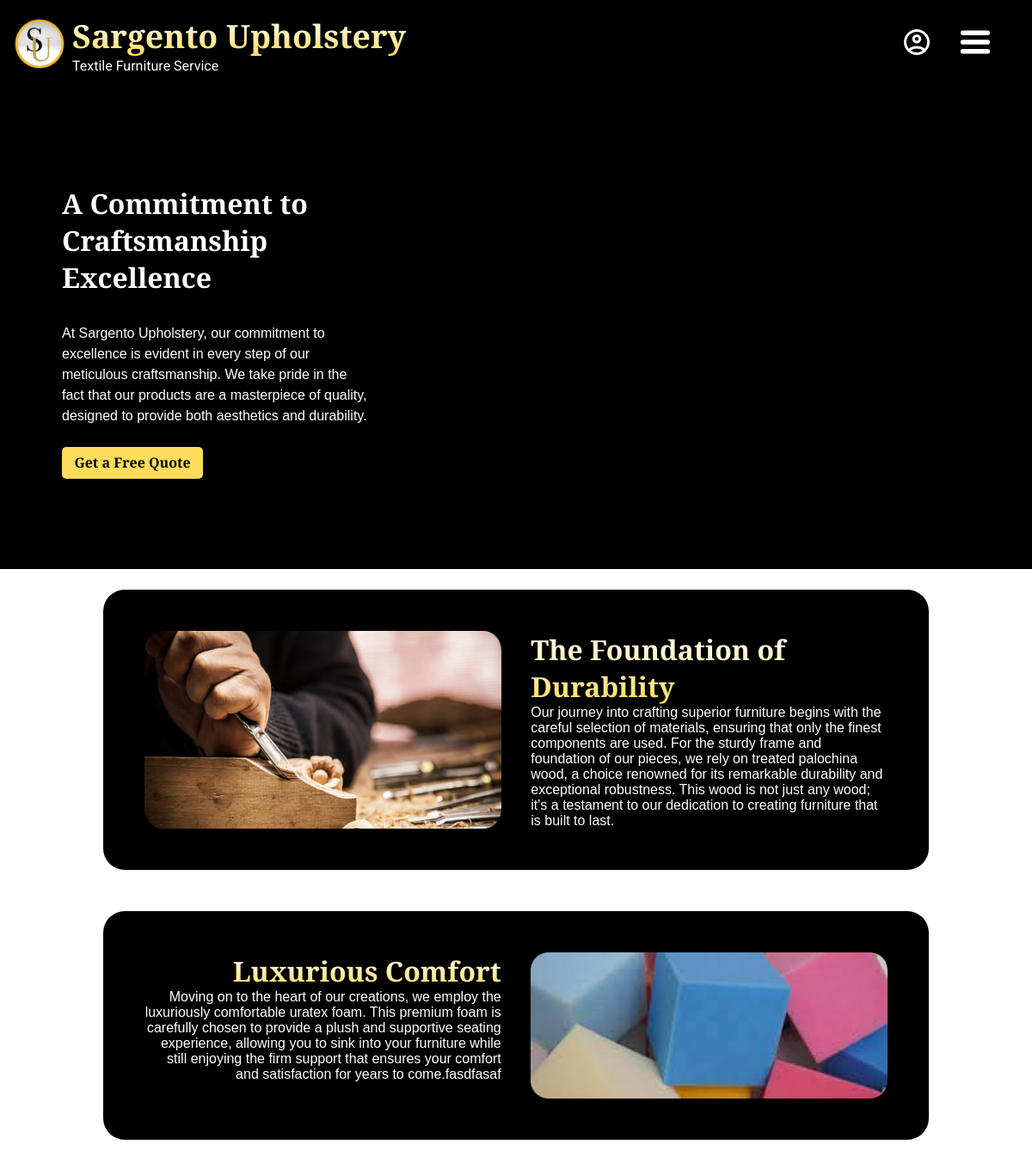
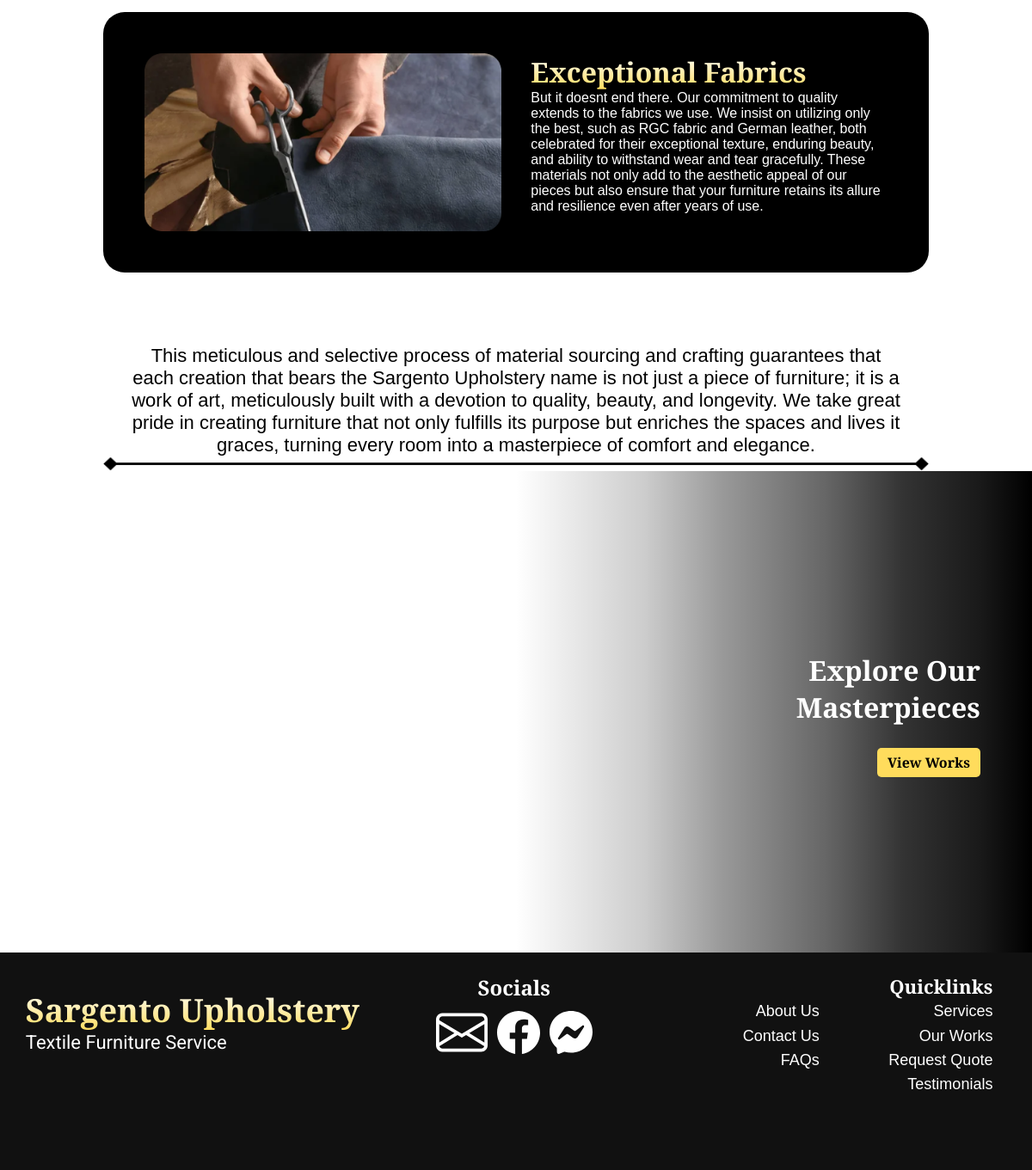
/services_craftsmanship.php, run on the app's committed database (2 pictures, top to bottom).
### tables this page shows
CREATE TABLE `contents` (
  `content_id` varchar(255) NOT NULL,
  `page` varchar(50) NOT NULL,
  `content_type` varchar(50) DEFAULT NULL,
  `content_text` text,
  `image` text
);

### services_craftsmanship.php (the view, shortened to what this page needs)
<!DOCTYPE html>
<html lang="en">
<head>
    <link rel="stylesheet" href="css/global.css">
    <link rel="stylesheet" href="css/craftsmanship.css">
</head>
<body>
    <?php include_once("header.php") ?>
    <?php
        require 'database_connection.php';
        $sql = "SELECT * FROM contents WHERE page = 'services_craftsmanship'";
        $stmt = $conn->query($sql);
        $contents = $stmt->fetchAll();
        $contentsById = [];
        foreach ($contents as $content) {
            $contentsById[$content['content_id']] = $content;
        }
    ?>
    <?php
        $needs_cta = true;
        require_once('intro.php');
    ?>
    <div class="services_craftmanship_card_container">
        <div class="services_craftmanship_card">
            <img src="/websiteimages/malopit.png" alt="wood crafting" div class="services_craftmanship_card_1_image">
            <div class="services_craftmanship_card_text">
                <h1 class="text-gold"><?= stripslashes(htmlspecialchars_decode($contentsById["CRAFTSCARDTITLE1"]["content_text"])) ?></h1>
                <p><?= stripslashes(htmlspecialchars_decode($contentsById["CRAFTSCARDTEXT1"]["content_text"])) ?></p>
            </div>
        </div>
        <div class="services_craftmanship_card big">
            <div class="services_craftmanship_card_text ta-right">
                <h1 class="text-gold"><?= stripslashes(htmlspecialchars_decode($contentsById["CRAFTSCARDTITLE2"]["content_text"])) ?></h1>
                <p><?= stripslashes(htmlspecialchars_decode($contentsById["CRAFTSCARDTEXT2"]["content_text"])) ?></p>
            </div>
            <img src="/websiteimages/cube.png" alt="wood crafting" div class="services_craftmanship_card_2_image">
        </div>
        <div class="services_craftmanship_card">
            <img src="/websiteimages/fabric cut (1).png" alt="wood crafting" div class="services_craftmanship_card_3_image">
            <div class="services_craftmanship_card_text">
                <h1 class="text-gold"><?= stripslashes(htmlspecialchars_decode($contentsById["CRAFTSCARDTITLE3"]["content_text"])) ?></h1>
                <p><?= stripslashes(htmlspecialchars_decode($contentsById["CRAFTSCARDTEXT3"]["content_text"])) ?></p>
            </div>
        </div>
    </div>
    <div class="services_craftmanship_text_2">
        <p><?= stripslashes(htmlspecialchars_decode($contentsById["CRAFTSFOOTERTEXT"]["content_text"])) ?></p>
    </div>
    <img src="/websiteimages/Divider.png" div class="services_craftmanship_text_divider_img">
    <?php
        require_once('outro.php');
        require_once('footer.php');
    ?>
</body>
</html>

### intro.php (shortened to what this page needs)
<?php
    require_once('database_connection.php');
    $backtrace = debug_backtrace();
    $includingFile = $backtrace[0]['file'];
    $page = basename($includingFile, '.php');
    $query = "
        SELECT
            *
        FROM
            contents
        WHERE
            page = :page
    ";
    $stmt = $conn->prepare($query);
    $stmt->bindParam(':page', $page);
    $stmt->execute();
    $introContents = $stmt->fetchAll();
    $introContentsById = [];
    foreach ($introContents as $introContent) {
        $introContentsById[$introContent['content_type']] = $introContent;
    }
?>
<link rel="stylesheet" href="/css/intro.css">
<link rel="stylesheet" href="/css/global.css">
<div class="intro-banner">
    <div class="intro-banner__overlay">
        <div class="intro-banner__text">
            <h2 class="intro-banner__title"><?= stripslashes(html_entity_decode($introContentsById["INTRO_TITLE"]["content_text"])) ?></h2>
            <?php if (isset($introContentsById["INTRO_DESC"]["content_text"])): ?>
                <p class="intro-banner__description"><?= stripslashes(html_entity_decode($introContentsById["INTRO_DESC"]["content_text"])) ?></p>
            <?php endif; ?>
            <?php if ($needs_cta): ?>
                <a class="intro-banner__cta" href="/quote.php">Get a Free Quote</a>
            <?php endif; ?>
        </div>
    </div>
</div>

### outro.php (shortened to what this page needs)
<?php
    require_once('database_connection.php');
    $backtrace = debug_backtrace();
    $includingFile = $backtrace[0]['file'];
    $page = basename($includingFile, '.php');
    $query = "
        SELECT
            *
        FROM
            contents
        WHERE
            page = :page
    ";
    $stmt = $conn->prepare($query);
    $stmt->bindParam(':page', $page);
    $stmt->execute();
    $outroContents = $stmt->fetchAll();
    $outroContentsById = [];
    foreach ($outroContents as $outroContent) {
        $outroContentsById[$outroContent['content_type']] = $outroContent;
    }
?>
<link rel="stylesheet" href="/css/outro.css">
<link rel="stylesheet" href="/css/global.css">
<div class="outro-banner">
    <div class="outro-banner__overlay">
        <div class="outro-banner__text">
            <h2 class="outro-banner__title"><?= stripslashes(html_entity_decode($outroContentsById["OUTRO_TITLE"]["content_text"])) ?></h2>
            <a class="outro-banner__cta" href="<?= stripslashes(html_entity_decode($outroContentsById["OUTRO_CTALINK"]["content_text"])) ?>">
                <?= stripslashes(html_entity_decode($outroContentsById["OUTRO_CTATEXT"]["content_text"])) ?>
            </a>
        </div>
    </div>
</div>

### css/global.css (style rules this page uses)
:root { --fs-48: clamp(28px, 3.12vw, 48px); --fs-40: clamp(26px, 2.59vw, 40px); --fs-36: clamp(25px, 2.34vw, 36px); --fs-32: clamp(24px, 2.08vw, 32px); --fs-24: clamp(22px, 1.56vw, 24px); --fs-20: clamp(18px, 1.3vw, 20px); --fs-18: clamp(16px, 1.17vw, 18px); --fs-16: clamp(14px, 0.78vw, 16px); }
* { box-sizing: border-box; margin: 0; padding: 0; text-decoration: none; }
body { font-family: 'Playfair Display', sans-serif; }
.text-gold { background: linear-gradient(to bottom, #ffffff, #FFDC5C); -webkit-text-fill-color: transparent; -webkit-background-clip: text; }
.ta-right { text-align: right; }

### css/craftsmanship.css (style rules this page uses)
.services_craftmanship_card_container { display: flex; flex-direction: column; }
.services_craftmanship_card { margin: 2% auto; display: flex; background-color: black; color: white; width: 80%; border-radius: 25px; padding: 4%; justify-content: space-between; align-content: center; }
.services_craftmanship_card img, .services_craftmanship_card div { width: 48% }
.services_craftmanship_text_2 { width: 75%; margin: 5% auto 0; font-size: var(--fs-24); text-align: center }
.services_craftmanship_text_divider_img { width: 80%; display: block; margin: 0px auto; }

### css/intro.css (style rules this page uses)
.intro-banner { height: 70vh; position: relative; overflow: hidden; background: rgb(0,0,0); }
.intro-banner__overlay { position: absolute; top: 0; left: 0; width: 60%; height: 100%; display: flex; align-items: center; background: linear-gradient( 90deg, rgba(0, 0, 0, 1) 0%, rgba(0, 0, 0, 0.9) 10%, rgba(0, 0, 0, 0.8) 25%, rgba(0, 0, 0, 0.6) 40%, rgba(0, 0, 0, 0.4) 60%, rgba(0, 0, 0, 0.2) 75%, rgba(0, 0, 0, 0) 100% ); }
.intro-banner__text { text-align: left; color: white; width: 50%; margin-left: 10%; }
.intro-banner__title { font-size: 32px; font-weight: bold; margin-bottom: 2rem; }
.intro-banner__description { font-size: 16px; margin-bottom: 2rem; line-height: 150%; }
.intro-banner__cta { color: black; background-color: #ffdc5c; border-radius: 5px; padding: 2% 4%; font-weight: bold; }

### css/outro.css (style rules this page uses)
.outro-banner { height: 70vh; position: relative; overflow: hidden; background: rgb(0,0,0); background: linear-gradient(180deg, rgba(0,0,0,0) 75%, rgba(255,255,255,1) 100%); }
.outro-banner__overlay { position: absolute; top: 0; right: 0; width: 50%; height: 100%; display: flex; align-items: center; justify-content: flex-end; background: linear-gradient( 270deg, rgba(0, 0, 0, 1) 0%, rgba(0, 0, 0, 0.9) 10%, rgba(0, 0, 0, 0.8) 25%, rgba(0, 0, 0, 0.6) 40%, rgba(0, 0, 0, 0.4) 60%, rgba(0, 0, 0, 0.2) 75%, rgba(0, 0, 0, 0) 100% ); }
.outro-banner__text { text-align: right; color: white; width: 50%; margin-right: 10%; }
.outro-banner__title { font-size: 32px; font-weight: bold; margin-bottom: 2rem; }
.outro-banner__cta { color: black; background-color: #ffdc5c; border-radius: 5px; padding: 2% 4%; font-weight: bold; }

### data on the page
contents: content_text "A Commitment to Craftsmanship Excellence"
contents: content_text "At Sargento Upholstery, our commitment to excellence is evident in every step of our meticulous craftsmanship. We take pride in the fact that our products are a masterpiece of quality, designed to provide both aesthetics and durability."
contents: content_text "The Foundation of Durability"
contents: content_text "Our journey into crafting superior furniture begins with the careful selection of materials, ensuring that only the finest components are used. For the sturdy frame and foundation of our pieces, we rely on treated palochina wood, a choice renowned for its remarkable durability and exceptional robustness. This wood is not just any wood; it's a testament to our dedication to creating furniture that is built to last."
contents: content_text "Luxurious Comfort"
contents: content_text "Moving on to the heart of our creations, we employ the luxuriously comfortable uratex foam. This premium foam is carefully chosen to provide a plush and supportive seating experience, allowing you to sink into your furniture while still enjoying the firm support that ensures your comfort and satisfaction for years to come.fasdfasaf"
contents: content_text "Exceptional Fabrics"
contents: content_text "But it doesnt end there. Our commitment to quality extends to the fabrics we use. We insist on utilizing only the best, such as RGC fabric and German leather, both celebrated for their exceptional texture, enduring beauty, and ability to withstand wear and tear gracefully. These materials not only add to the aesthetic appeal of our pieces but also ensure that your furniture retains its allure and resilience even after years of use."
contents: content_text "This meticulous and selective process of material sourcing and crafting guarantees that each creation that bears the Sargento Upholstery name is not just a piece of furniture; it is a work of art, meticulously built with a devotion to quality, beauty, and longevity. We take great pride in creating furniture that not only fulfills its purpose but enriches the spaces and lives it graces, turning every room into a masterpiece of comfort and elegance."
contents: content_text "Explore Our Masterpieces"
contents: content_text "View Works"
